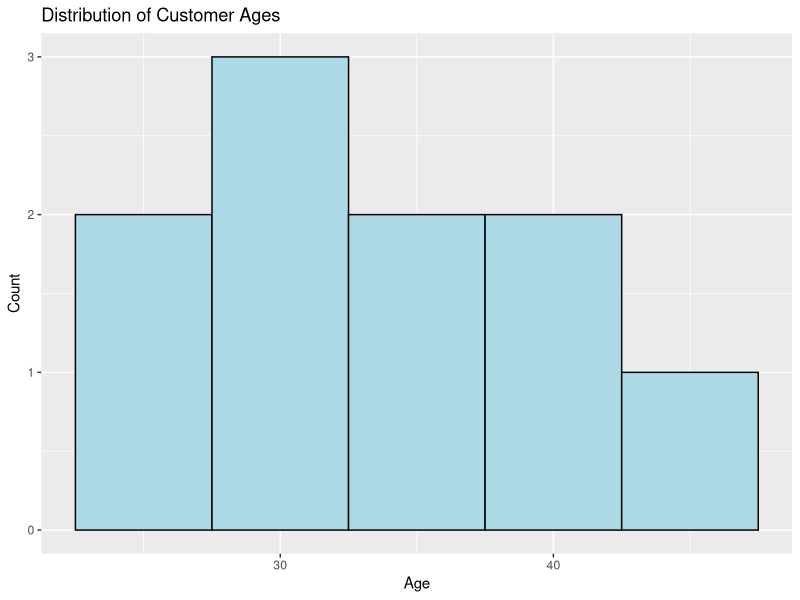
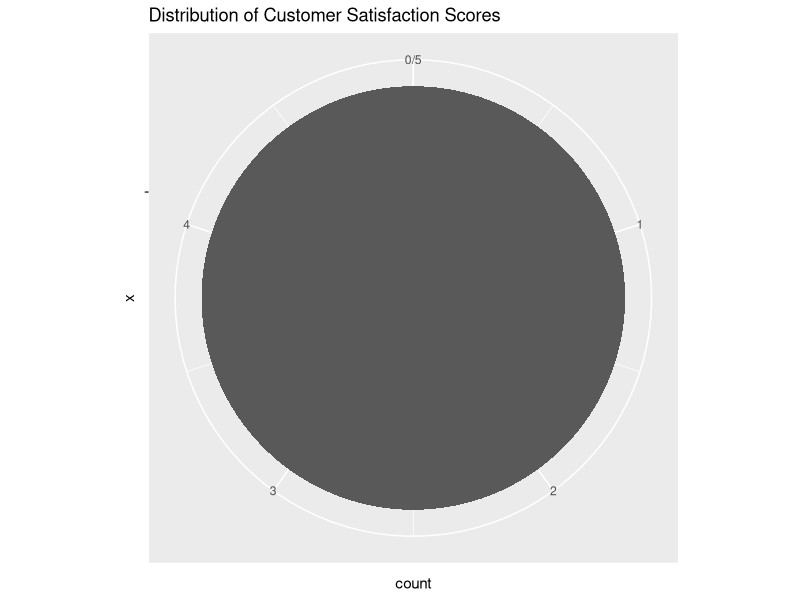
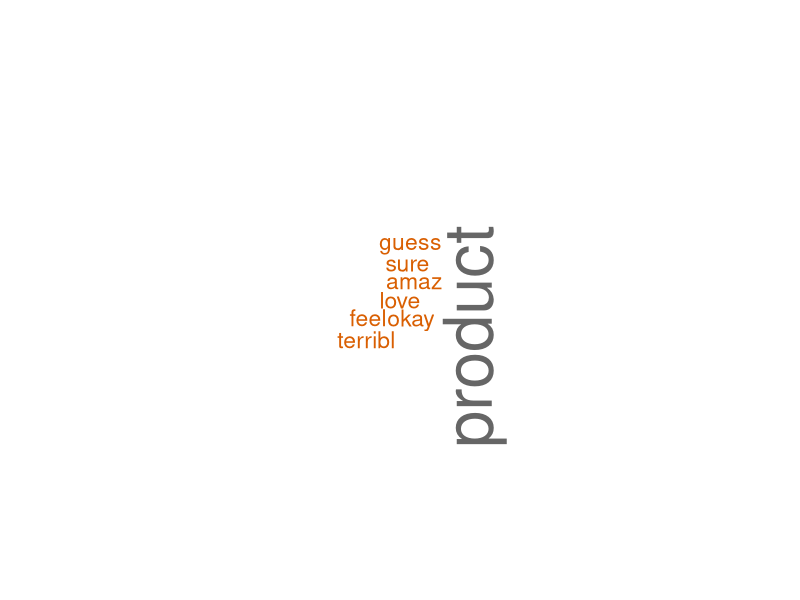

Reproduce these figures in R, in order.
#a.histogram
library(ggplot2)

# Create a data frame with the given customer ages
customer_ages <- data.frame(
  Age = c(28, 35, 42, 25, 31, 29, 38, 45, 27, 33)
)
ggplot(customer_ages, aes(x = Age)) +
  geom_histogram(binwidth = 5, color = "black", fill = "lightblue") +
  labs(title = "Distribution of Customer Ages", x = "Age", y = "Count")


#b.customer satisfaction scores
library(ggplot2)

customer_satisfaction <- data.frame(
  Score = c(85, 92, 78, 90, 76)
)
ggplot(customer_satisfaction, aes(x = "", fill = Score)) +
  geom_bar(width = 1) +
  coord_polar(theta = "y") +
  labs(title = "Distribution of Customer Satisfaction Scores", fill = "Score")


#c.customer feedback
library(tm)
library(SnowballC)
library(wordcloud)

customer_feedback <- data.frame(
  Feedback = c("I love this product!", "This product is terrible.", "It's okay, I guess.", "I'm not sure how I feel about this product.", "This product is amazing!")
)

corpus <- Corpus(VectorSource(customer_feedback$Feedback))

corpus <- tm_map(corpus, content_transformer(tolower))
corpus <- tm_map(corpus, removeNumbers)
corpus <- tm_map(corpus, removePunctuation)
corpus <- tm_map(corpus, stripWhitespace)
corpus <- tm_map(corpus, removeWords, stopwords("english"))
corpus <- tm_map(corpus, stemDocument)

tdm <- TermDocumentMatrix(corpus)

m <- as.matrix(tdm)

word_freq <- sort(rowSums(m), decreasing = TRUE)

wordcloud(names(word_freq), word_freq, min.freq = 1, colors = brewer.pal(8, "Dark2"))
